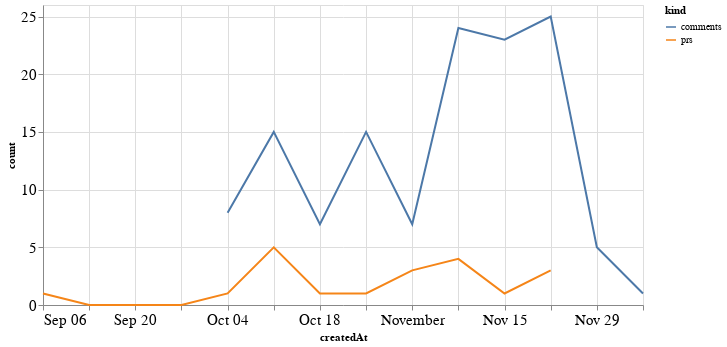

The notebook cell this image was saved under:
### Code cell
alt.Chart(total_time, width=600).mark_line().encode(
    x='createdAt',
    y='count',
    color='kind'
)

### Figure 1 — Vega-Lite specification as saved in the notebook (floating-point values rounded to 4 significant figures)
{"config": {"axisLeft": {"labelFontSize": 15}, "axisBottom": {"labelFontSize": 15}}, "data": {"name": "data-f7587d43f0d71b2d13165c8ea92c90f8"}, "mark": "line", "encoding": {"color": {"type": "nominal", "field": "kind"}, "x": {"type": "temporal", "field": "createdAt"}, "y": {"type": "quantitative", "field": "count"}}, "width": 600, "$schema": "https://vega.github.io/schema/vega-lite/v4.8.1.json", "datasets": {"data-f7587d43f0d71b2d13165c8ea92c90f8": [{"createdAt": "2020-09-06T00:00:00", "kind": "prs", "count": 1.0}, {"createdAt": "2020-09-13T00:00:00", "kind": "prs", "count": 0.0}, {"createdAt": "2020-09-20T00:00:00", "kind": "prs", "count": 0.0}, {"createdAt": "2020-09-27T00:00:00", "kind": "prs", "count": 0.0}, {"createdAt": "2020-10-04T00:00:00", "kind": "prs", "count": 1.0}, {"createdAt": "2020-10-11T00:00:00", "kind": "prs", "count": 5.0}, {"createdAt": "2020-10-18T00:00:00", "kind": "prs", "count": 1.0}, {"createdAt": "2020-10-25T00:00:00", "kind": "prs", "count": 1.0}, {"createdAt": "2020-11-01T00:00:00", "kind": "prs", "count": 3.0}, {"createdAt": "2020-11-08T00:00:00", "kind": "prs", "count": 4.0}, {"createdAt": "2020-11-15T00:00:00", "kind": "prs", "count": 1.0}, {"createdAt": "2020-11-22T00:00:00", "kind": "prs", "count": 3.0}, {"createdAt": "2020-11-29T00:00:00", "kind": "prs", "count": null}, {"createdAt": "2020-12-06T00:00:00", "kind": "prs", "count": null}, {"createdAt": "2020-09-06T00:00:00", "kind": "comments", "count": null}, {"createdAt": "2020-09-13T00:00:00", "kind": "comments", "count": null}, {"createdAt": "2020-09-20T00:00:00", "kind": "comments", "count": null}, {"createdAt": "2020-09-27T00:00:00", "kind": "comments", "count": null}, {"createdAt": "2020-10-04T00:00:00", "kind": "comments", "count": 8.0}, {"createdAt": "2020-10-11T00:00:00", "kind": "comments", "count": 15.0}, {"createdAt": "2020-10-18T00:00:00", "kind": "comments", "count": 7.0}, {"createdAt": "2020-10-25T00:00:00", "kind": "comments", "count": 15.0}, {"createdAt": "2020-11-01T00:00:00", "kind": "comments", "count": 7.0}, {"createdAt": "2020-11-08T00:00:00", "kind": "comments", "count": 24.0}, {"createdAt": "2020-11-15T00:00:00", "kind": "comments", "count": 23.0}, {"createdAt": "2020-11-22T00:00:00", "kind": "comments", "count": 25.0}, {"createdAt": "2020-11-29T00:00:00", "kind": "comments", "count": 5.0}, {"createdAt": "2020-12-06T00:00:00", "kind": "comments", "count": 1.0}]}}
